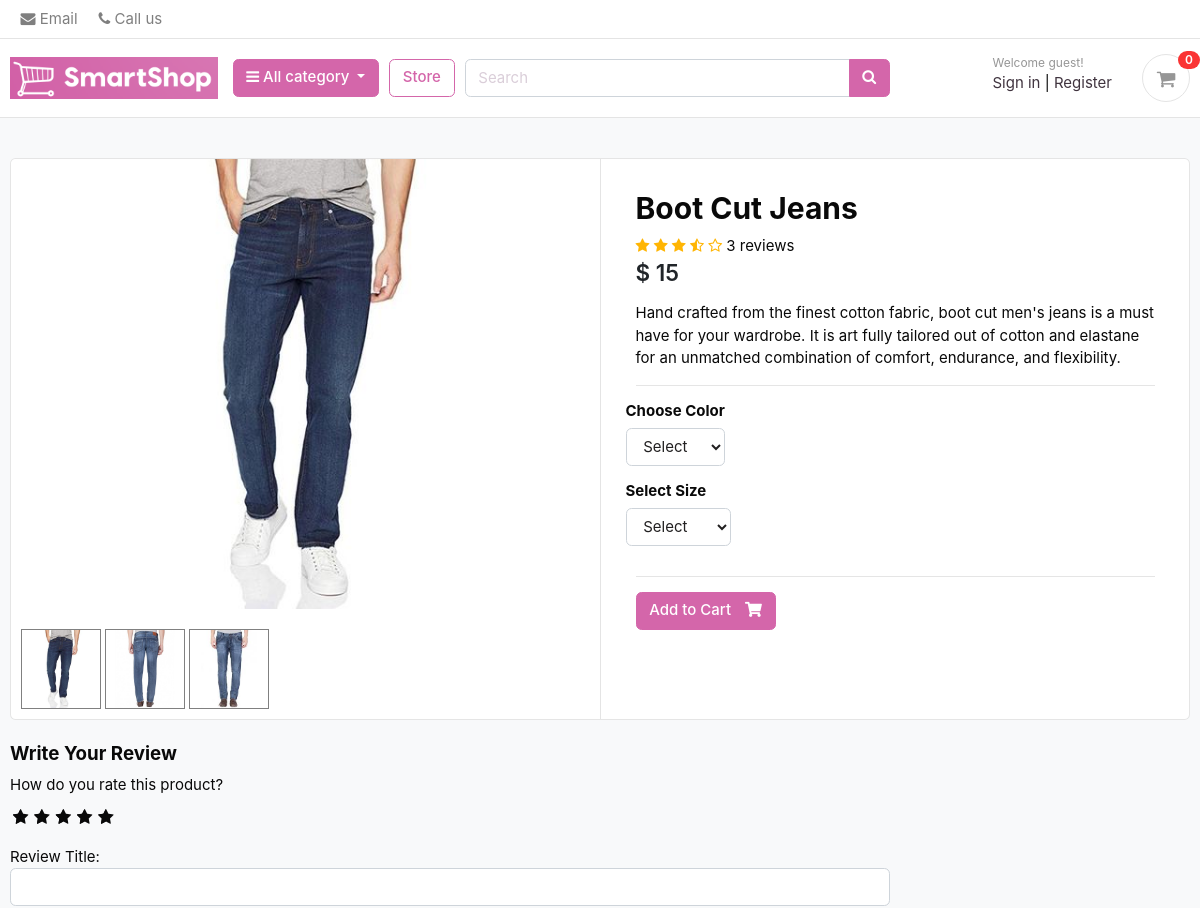
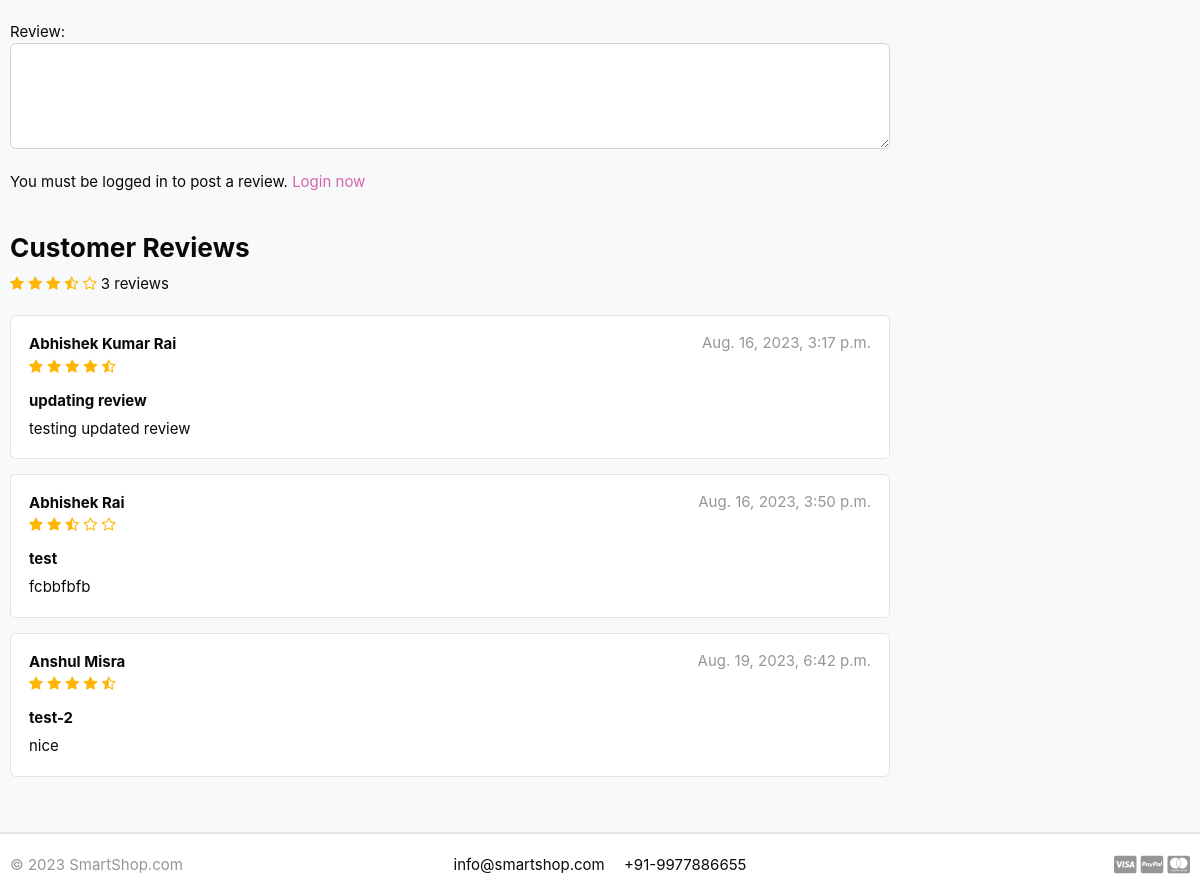
/store/category/jeans/boot-cut-jeans/, run on the app's committed database (2 pictures, top to bottom).
### store/models.py (models this page shows, shortened)
class Product(models.Model):
    product_name = models.CharField(max_length=100, unique=True)
    slug = models.SlugField(max_length=100, unique=True)
    description = models.TextField(max_length=500, blank=True)
    price = models.IntegerField()
    image = models.ImageField(upload_to='photos/products')
    stock = models.IntegerField()
    is_available = models.BooleanField(default=True)
    category = models.ForeignKey(Category, on_delete=models.CASCADE)
    created_date = models.DateTimeField(auto_now_add=True)
    modified_date = models.DateTimeField(auto_now=True)
    def averageReview(self):
        reviews = ReviewRating.objects.filter(product=self, status=True).aggregate(average=Avg('rating'))
        avg = 0
        if reviews['average'] is not None:
            avg = float(reviews['average'])
        return avg
    def countReview(self):
        reviews = ReviewRating.objects.filter(product=self, status=True).aggregate(count=Count('id'))
        count = 0
        if reviews['count'] is not None:
            count = int(reviews['count'])
        return count

class ProductGallery(models.Model):
    product = models.ForeignKey(Product, default=None, on_delete=models.CASCADE)
    image = models.ImageField(upload_to='store/products', max_length=255)
    class Meta:
        verbose_name = 'productgallery'
        verbose_name_plural = 'product gallery'

class ReviewRating(models.Model):
    product = models.ForeignKey(Product, on_delete=models.CASCADE)
    user = models.ForeignKey(Account, on_delete=models.CASCADE)
    subject = models.CharField(max_length=100, blank=True)
    review = models.TextField(max_length=500, blank=True)
    rating = models.FloatField()
    ip = models.CharField(max_length=20, blank=True)
    status = models.BooleanField(default=True)
    created_at = models.DateTimeField(auto_now_add=True)
    updated_at = models.DateTimeField(auto_now=True)

### accounts/models.py (models this page shows, shortened)
class Account(AbstractBaseUser):
    first_name = models.CharField(max_length=50)
    last_name = models.CharField(max_length=50)
    username = models.CharField(max_length=50, unique=True)
    email = models.EmailField(max_length=100, unique=True)
    phone_number = models.CharField(max_length=12)
    date_joined = models.DateTimeField(auto_now_add=True)
    last_login = models.DateTimeField(auto_now_add=True)
    is_admin = models.BooleanField(default=False)
    is_staff = models.BooleanField(default=False)
    is_active = models.BooleanField(default=False)
    is_superadmin = models.BooleanField(default=False)
    USERNAME_FIELD = 'email'
    REQUIRED_FIELDS = ['username', 'first_name', 'last_name']
    objects = MyAccountManager()
    def full_name(self):
        return f'{self.first_name} {self.last_name}'

### store/views.py (the view)
# urls.py: path('category/<slug:category_slug>/<slug:product_slug>/', views.product_detail, name='product_detail'),
def product_detail(request, category_slug, product_slug):
    try:
        single_product = Product.objects.get(category__slug=category_slug, slug=product_slug)
        in_cart = CartItem.objects.filter(cart__cart_id=_cart_id(request), product=single_product).exists()
    except Exception as e:
        raise e
    if request.user.is_authenticated:
        try:
            orderproduct = OrderProduct.objects.filter(user=request.user, product_id=single_product.id).exists()
        except OrderProduct.DoesNotExist:
            orderproduct = None
    else:
        orderproduct = None
    reviews = ReviewRating.objects.filter(product_id=single_product.id, status=True)
    product_gallery = ProductGallery.objects.filter(product_id=single_product.id)
    context ={
        'single_product':single_product,
        'in_cart':in_cart,
        'orderproduct': orderproduct,
        'reviews': reviews,
        'product_gallery': product_gallery,
    }
    return render(request, 'store/product_detail.html', context)

### carts/context_processors.py (called while the page is built)
def counter(request):
    cart_count = 0
    if 'admin' in request.path:
        return {}
    else:
        try:
            cart = Cart.objects.filter(cart_id=_cart_id(request))
            if request.user.is_authenticated:
                cart_items = CartItem.objects.all().filter(user=request.user)
            else:
                cart_items = CartItem.objects.all().filter(cart=cart[:1])
            for cart_item in cart_items:
                cart_count += cart_item.quantity
        except Cart.DoesNotExist:
            cart_count = 0
    return dict(cart_count=cart_count)

### carts/views.py (called while the page is built)
def _cart_id(request):
    cart = request.session.session_key
    if not cart:
        cart = request.session.create()
    return cart

### category/context_processors.py (called while the page is built)
def menu_links(request):
    links = Category.objects.all()
    return dict(links=links)

### category/models.py (called while the page is built)
    def get_url(self):
        return reverse('products_by_category', args=[self.slug])

### store/models.py (called while the page is built)
    def colors(self):
        return super(VariationManager, self).filter(variation_category='color', is_active=True)

    def sizes(self):
        return super(VariationManager, self).filter(variation_category='size', is_active=True)

### templates/store/product_detail.html (shortened to what this page needs)
{% extends 'base.html' %}
{% load static %}
{% block content %}
<section class="section-content padding-y bg">
	<div class="container">
		<div class="card">
			<div class="row no-gutters">
				<aside class="col-md-6">
					<article class="gallery-wrap">
						<div class="img-big-wrap mainImage">
							<center><img src="{{ single_product.image.url }}"></center>
						</div>
					</article>
					<ul class="thumb">
						<li>
							<a href="{{ single_product.image.url }}" target="mainImage"><img src="{{ single_product.image.url }}" alt="Product Image"></a>
							{% for i in product_gallery %}
							<a href="{{i.image.url}}" target="mainImage"><img src="{{i.image.url}}" alt="Product Image"></a>
							{% endfor %}
						</li>
					</ul>
				</aside>
				<main class="col-md-6 border-left">
					<form action="{% url 'add_cart' single_product.id %}" method="POST">
						<article class="content-body">
							<h2 class="title">{{ single_product.product_name }}</h2>
							<div class="rating-star">
								<span>
									<i class="fa fa-star{% if single_product.averageReview < 0.5 %}-o{% elif single_product.averageReview >= 0.5 and single_product.averageReview < 1 %}-half-o {% endif %}" aria-hidden="true"></i>
									<i class="fa fa-star{% if single_product.averageReview < 1.5 %}-o{% elif single_product.averageReview >= 1.5 and single_product.averageReview < 2 %}-half-o {% endif %}" aria-hidden="true"></i>
									<i class="fa fa-star{% if single_product.averageReview < 2.5 %}-o{% elif single_product.averageReview >= 2.5 and single_product.averageReview < 3 %}-half-o {% endif %}" aria-hidden="true"></i>
									<i class="fa fa-star{% if single_product.averageReview < 3.5 %}-o{% elif single_product.averageReview >= 3.5 and single_product.averageReview < 4 %}-half-o {% endif %}" aria-hidden="true"></i>
									<i class="fa fa-star{% if single_product.averageReview < 4.5 %}-o{% elif single_product.averageReview >= 4.5 and single_product.averageReview < 5 %}-half-o {% endif %}" aria-hidden="true"></i>
	<span>{{single_product.countReview}} reviews</span>
									</span>
							</div>
							<div class="mb-3">
								<var class="price h4">$ {{single_product.price}}</var>
							</div>
							<p>{{ single_product.description }}</p>
							<hr>
							<div class="row">
								<div class="item-option-select">
									<h6>Choose Color</h6>
									<select name="color" class="form-control" required>
										<option value="" disabled selected>Select</option>
									</select>
								</div>
							</div>
							<div class="row">
								<div class="item-option-select">
									<h6>Select Size</h6>
									<select name="size" class="form-control">
										<option value="" disabled selected>Select</option>
									</select>
								</div>
							</div>
							<hr>
							{% if single_product.stock <= 0 %}
							<h5 class="text-danger">Out of Stock</h5>
							{% else %}
							<button type="submit" class="btn  btn-primary"> <span class="text">Add to Cart</span> <i class="fas fa-shopping-cart"></i> </button>
							{% endif %}
						</article>
					</form>
				</main>
			</div>
		</div>
		<br>
		<div class="row">
			<div class="col-md-9">
				<form action="{% url 'submit_review' single_product.id %}" method="POST">
					<h5>Write Your Review</h5>
					<div>
						<label>How do you rate this product?</label>
						<br>
						<div class="rate">
							<input type="radio" name="rating" id="rating10" value="5" required /><label for="rating10" title="5"></label>
							<input type="radio" name="rating" id="rating8" value="4" required /><label for="rating8" title="4"></label>
							<input type="radio" name="rating" id="rating6" value="3" required /><label for="rating6" title="3"></label>
							<input type="radio" name="rating" id="rating4" value="2" required /><label for="rating4" title="2"></label>
							<input type="radio" name="rating" id="rating2" value="1" required /><label for="rating2" title="1"></label>
						</div>
<br>
						Review Title:
						<input type="text" class="form-control" name="subject">
						<br>
						Review:
						<textarea name="review" rows="4" class="form-control"></textarea>
						<br>
						{% if user.is_authenticated %}
							{% if orderproduct %}
								<input type="submit" value="Submit Review" class="btn btn-primary">
							{% else %}
								<p>You must purchase this product to post a review.</p>
							{% endif %}
						{% else %}
						<p>You must be logged in to post a review. <span><a href="{% url 'login' %}">Login now</a></span></p>
						{% endif %}
					</div>
				</form>
<br>
<header class="section-heading">
	<h3>Customer Reviews </h3>
	<div class="rating-star">
		<span>
			<i class="fa fa-star{% if single_product.averageReview < 0.5 %}-o{% elif single_product.averageReview >= 0.5 and single_product.averageReview < 1 %}-half-o {% endif %}" aria-hidden="true"></i>
			<i class="fa fa-star{% if single_product.averageReview < 1.5 %}-o{% elif single_product.averageReview >= 1.5 and single_product.averageReview < 2 %}-half-o {% endif %}" aria-hidden="true"></i>
			<i class="fa fa-star{% if single_product.averageReview < 2.5 %}-o{% elif single_product.averageReview >= 2.5 and single_product.averageReview < 3 %}-half-o {% endif %}" aria-hidden="true"></i>
			<i class="fa fa-star{% if single_product.averageReview < 3.5 %}-o{% elif single_product.averageReview >= 3.5 and single_product.averageReview < 4 %}-half-o {% endif %}" aria-hidden="true"></i>
			<i class="fa fa-star{% if single_product.averageReview < 4.5 %}-o{% elif single_product.averageReview >= 4.5 and single_product.averageReview < 5 %}-half-o {% endif %}" aria-hidden="true"></i>
	<span>{{single_product.countReview}} reviews</span>
			</span>
	</div>
</header>
{% for review in reviews %}
				<article class="box mb-3">
					<div class="icontext w-100">
						<div class="text">
							<span class="date text-muted float-md-right">{{review.updated_at}} </span>
							<h6 class="mb-1">{{review.user.full_name}} </h6>
							<div class="rating-star">
								<span>
									<i class="fa fa-star{% if review.rating == 0.5 %}-half-o{% elif review.rating < 1 %}-o {% endif %}" aria-hidden="true"></i>
									<i class="fa fa-star{% if review.rating == 1.5 %}-half-o{% elif review.rating < 2 %}-o {% endif %}" aria-hidden="true"></i>
									<i class="fa fa-star{% if review.rating == 2.5 %}-half-o{% elif review.rating < 3 %}-o {% endif %}" aria-hidden="true"></i>
									<i class="fa fa-star{% if review.rating == 3.5 %}-half-o{% elif review.rating < 4 %}-o {% endif %}" aria-hidden="true"></i>
									<i class="fa fa-star{% if review.rating == 4.5 %}-half-o{% elif review.rating < 5 %}-o {% endif %}" aria-hidden="true"></i>
								</span>
							</div>
						</div>
					</div>
					<div class="mt-3">
						<h6>{{review.subject}}</h6>
						<p>
							{{review.review}}
						</p>
					</div>
				</article>
{% endfor %}
			</div>
		</div>
	</div>
</section>
{% endblock %}

### static/css/ui.css (style rules this page uses)
html { font-family: "Inter", sans-serif; font-size: 15px; }
.content-body { flex: 1 1 auto; padding: 2rem 2.3rem; }
.padding-y { padding-top: 40px; padding-bottom: 40px; }
var { font-style: normal; }
article:after, .form-group:after { display: block; clear: both; content: ""; }
.bg { background-color: #f8f9fa; }
.section-heading { margin-bottom: 20px; margin-top: 15px; }
p:last-child { margin-bottom: 0; }
.btn .text + i { margin-left: 10px; }
.icontext { display: inline-flex; align-items: center; vertical-align: middle; }
.icontext .text { width: 100%; line-height: 1.2; }
.price { font-weight: 600; color: #212529; }
.box { padding: 18px; background: #fff; border-radius: 0.37rem; border: 1px solid #e4e4e4; }
.gallery-wrap .img-big-wrap { margin-bottom: 10px; border-radius: 0.37rem; overflow: hidden; background-color: #fff; }
.gallery-wrap .img-big-wrap img { height: 450px; width: auto; display: inline-block; }
.item-option-select { margin-bottom: 1rem; display: inline-block; margin-right: 15px; }

### static/css/custom.css (style rules this page uses)
.rate { display: inline-block;; border: 0; }
.rate > label { float: right; }
.rate > label:before { display: inline-block; font-size: 1.1rem; font-family: FontAwesome; content: "\f005"; margin:0; padding:0.3rem .2rem; cursor: pointer; }
.rating-star i { color: #ffb503 !important; }
ul.thumb { margin:0 auto; padding: 0; float: left; }
ul.thumb li { list-style: none; margin: 10px; }
ul.thumb li img { width: 80px; height: 80px; border: 1px solid grey; }

### data on the page
Product: image (picture), product_name "Boot Cut Jeans", countReview "3", price "15", description "Hand crafted from the finest cotton fabric, boot cut men's jeans is a must have for your wardrobe. It is art fully tailored out of cotton and elastane for an unmatched combination of comfort, endurance, and flexibility."
ProductGallery: image (picture)
ProductGallery: image (picture)
ReviewRating: updated_at "Aug. 16, 2023, 3:17 p.m.", user.full_name "Abhishek Kumar Rai", rating 4.5 (drawn), subject "updating review", review "testing updated review"
ReviewRating: updated_at "Aug. 16, 2023, 3:50 p.m.", user.full_name "Abhishek Rai", rating 2.5 (drawn), subject "test", review "fcbbfbfb"
ReviewRating: updated_at "Aug. 19, 2023, 6:42 p.m.", user.full_name "Anshul Misra", rating 4.5 (drawn), subject "test-2", review "nice"

### other printed values
{{ cart_count }} "0"
